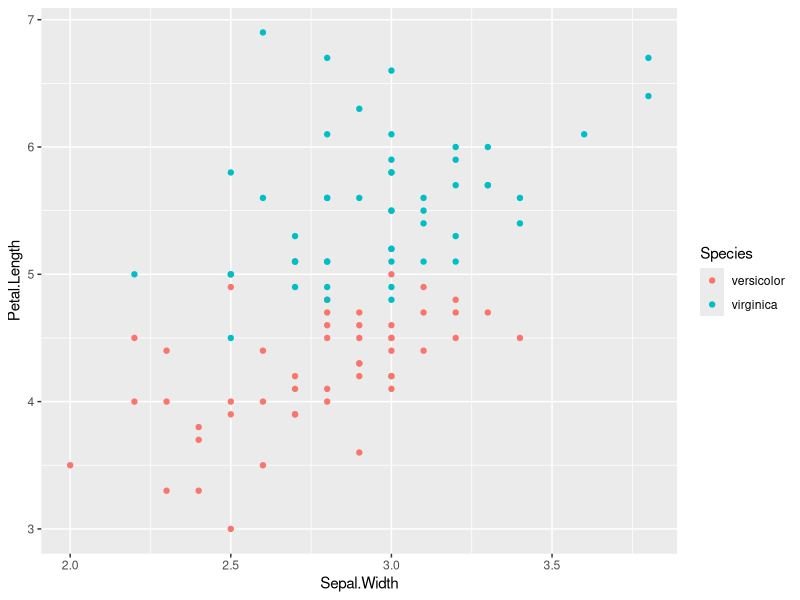
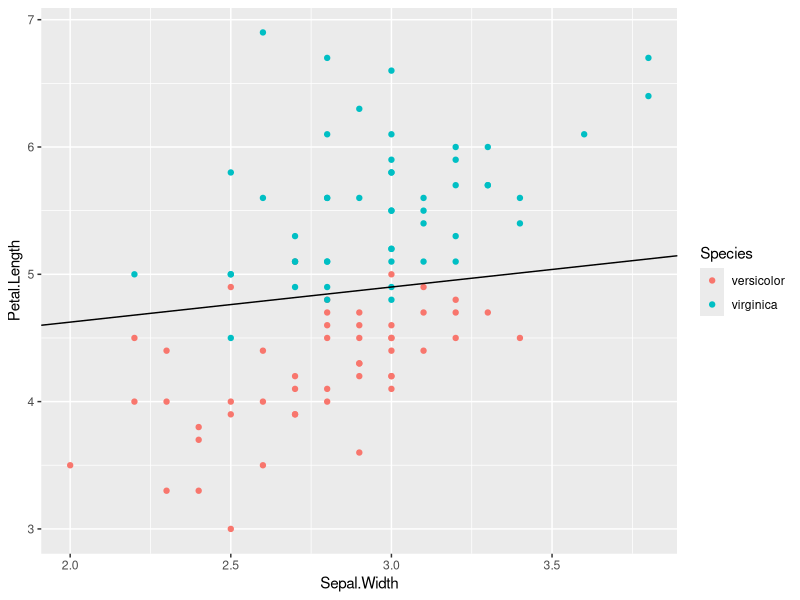

Reproduce these figures in R, in order.
library(ggplot2)
iris.2 <- iris[iris$Species != "setosa", ]

qplot(x = Sepal.Width, y = Petal.Length, color = Species, data = iris.2)

GLM.1 <- glm(Species ~ Sepal.Width + Petal.Length, family = "binomial", data = iris.2)
summary(GLM.1)

slope <- coef(GLM.1)[2]/(-coef(GLM.1)[3])

intercept <- coef(GLM.1)[1]/(-coef(GLM.1)[3])

qplot(x = Sepal.Width, y = Petal.Length, 
      color = Species, data = iris.2) + geom_abline(intercept = intercept, slope = slope)
#The line is the models decision boundry

#GLM is a good starting point for most binary problems
#It provides easily interpretable results